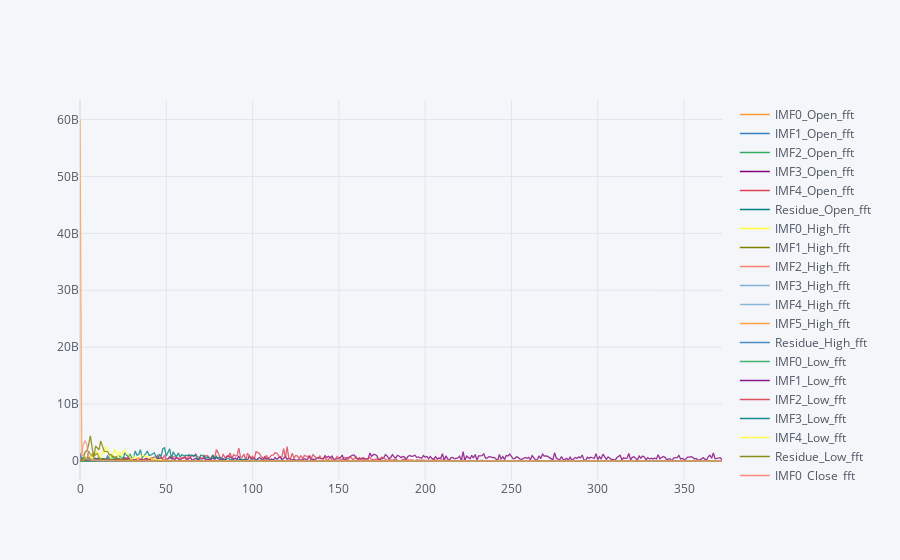

The notebook cell saved with this chart:
### Code cell
df_fft.iplot()

### Figure 1 — Plotly figure (JSON) as saved in the notebook; plotly's stock layout.template omitted (floating-point values rounded to 4 significant figures; data arrays with more than 128 entries replaced by an {"elided": "..."} marker saying what was removed)
{"data": [{"line": {"color": "rgba(255, 153, 51, 1.0)", "dash": "solid", "shape": "linear", "width": 1.3}, "mode": "lines", "name": "IMF0_Open_fft", "text": "", "type": "scatter", "x": {"elided": "373 int values"}, "y": {"elided": "373 float values"}}, {"line": {"color": "rgba(55, 128, 191, 1.0)", "dash": "solid", "shape": "linear", "width": 1.3}, "mode": "lines", "name": "IMF1_Open_fft", "text": "", "type": "scatter", "x": {"elided": "373 int values"}, "y": {"elided": "373 float values"}}, {"line": {"color": "rgba(50, 171, 96, 1.0)", "dash": "solid", "shape": "linear", "width": 1.3}, "mode": "lines", "name": "IMF2_Open_fft", "text": "", "type": "scatter", "x": {"elided": "373 int values"}, "y": {"elided": "373 float values"}}, {"line": {"color": "rgba(128, 0, 128, 1.0)", "dash": "solid", "shape": "linear", "width": 1.3}, "mode": "lines", "name": "IMF3_Open_fft", "text": "", "type": "scatter", "x": {"elided": "373 int values"}, "y": {"elided": "373 float values"}}, {"line": {"color": "rgba(219, 64, 82, 1.0)", "dash": "solid", "shape": "linear", "width": 1.3}, "mode": "lines", "name": "IMF4_Open_fft", "text": "", "type": "scatter", "x": {"elided": "373 int values"}, "y": {"elided": "373 float values"}}, {"line": {"color": "rgba(0, 128, 128, 1.0)", "dash": "solid", "shape": "linear", "width": 1.3}, "mode": "lines", "name": "Residue_Open_fft", "text": "", "type": "scatter", "x": {"elided": "373 int values"}, "y": {"elided": "373 float values"}}, {"line": {"color": "rgba(255, 255, 51, 1.0)", "dash": "solid", "shape": "linear", "width": 1.3}, "mode": "lines", "name": "IMF0_High_fft", "text": "", "type": "scatter", "x": {"elided": "373 int values"}, "y": {"elided": "373 float values"}}, {"line": {"color": "rgba(128, 128, 0, 1.0)", "dash": "solid", "shape": "linear", "width": 1.3}, "mode": "lines", "name": "IMF1_High_fft", "text": "", "type": "scatter", "x": {"elided": "373 int values"}, "y": {"elided": "373 float values"}}, {"line": {"color": "rgba(251, 128, 114, 1.0)", "dash": "solid", "shape": "linear", "width": 1.3}, "mode": "lines", "name": "IMF2_High_fft", "text": "", "type": "scatter", "x": {"elided": "373 int values"}, "y": {"elided": "373 float values"}}, {"line": {"color": "rgba(128, 177, 211, 1.0)", "dash": "solid", "shape": "linear", "width": 1.3}, "mode": "lines", "name": "IMF3_High_fft", "text": "", "type": "scatter", "x": {"elided": "373 int values"}, "y": {"elided": "373 float values"}}, {"line": {"color": "rgba(128, 177, 211, 0.8999999999999999)", "dash": "solid", "shape": "linear", "width": 1.3}, "mode": "lines", "name": "IMF4_High_fft", "text": "", "type": "scatter", "x": {"elided": "373 int values"}, "y": {"elided": "373 float values"}}, {"line": {"color": "rgba(255, 153, 51, 0.8999999999999999)", "dash": "solid", "shape": "linear", "width": 1.3}, "mode": "lines", "name": "IMF5_High_fft", "text": "", "type": "scatter", "x": {"elided": "373 int values"}, "y": {"elided": "373 float values"}}, {"line": {"color": "rgba(55, 128, 191, 0.8999999999999999)", "dash": "solid", "shape": "linear", "width": 1.3}, "mode": "lines", "name": "Residue_High_fft", "text": "", "type": "scatter", "x": {"elided": "373 int values"}, "y": {"elided": "373 float values"}}, {"line": {"color": "rgba(50, 171, 96, 0.8999999999999999)", "dash": "solid", "shape": "linear", "width": 1.3}, "mode": "lines", "name": "IMF0_Low_fft", "text": "", "type": "scatter", "x": {"elided": "373 int values"}, "y": {"elided": "373 float values"}}, {"line": {"color": "rgba(128, 0, 128, 0.8999999999999999)", "dash": "solid", "shape": "linear", "width": 1.3}, "mode": "lines", "name": "IMF1_Low_fft", "text": "", "type": "scatter", "x": {"elided": "373 int values"}, "y": {"elided": "373 float values"}}, {"line": {"color": "rgba(219, 64, 82, 0.8999999999999999)", "dash": "solid", "shape": "linear", "width": 1.3}, "mode": "lines", "name": "IMF2_Low_fft", "text": "", "type": "scatter", "x": {"elided": "373 int values"}, "y": {"elided": "373 float values"}}, {"line": {"color": "rgba(0, 128, 128, 0.8999999999999999)", "dash": "solid", "shape": "linear", "width": 1.3}, "mode": "lines", "name": "IMF3_Low_fft", "text": "", "type": "scatter", "x": {"elided": "373 int values"}, "y": {"elided": "373 float values"}}, {"line": {"color": "rgba(255, 255, 51, 0.8999999999999999)", "dash": "solid", "shape": "linear", "width": 1.3}, "mode": "lines", "name": "IMF4_Low_fft", "text": "", "type": "scatter", "x": {"elided": "373 int values"}, "y": {"elided": "373 float values"}}, {"line": {"color": "rgba(128, 128, 0, 0.8999999999999999)", "dash": "solid", "shape": "linear", "width": 1.3}, "mode": "lines", "name": "Residue_Low_fft", "text": "", "type": "scatter", "x": {"elided": "373 int values"}, "y": {"elided": "373 float values"}}, {"line": {"color": "rgba(251, 128, 114, 0.8999999999999999)", "dash": "solid", "shape": "linear", "width": 1.3}, "mode": "lines", "name": "IMF0_Close_fft", "text": "", "type": "scatter", "x": {"elided": "373 int values"}, "y": {"elided": "373 float values"}}, {"line": {"color": "rgba(251, 128, 114, 0.7999999999999998)", "dash": "solid", "shape": "linear", "width": 1.3}, "mode": "lines", "name": "IMF1_Close_fft", "text": "", "type": "scatter", "x": {"elided": "373 int values"}, "y": {"elided": "373 float values"}}, {"line": {"color": "rgba(128, 177, 211, 0.7999999999999998)", "dash": "solid", "shape": "linear", "width": 1.3}, "mode": "lines", "name": "IMF2_Close_fft", "text": "", "type": "scatter", "x": {"elided": "373 int values"}, "y": {"elided": "373 float values"}}, {"line": {"color": "rgba(255, 153, 51, 0.7999999999999998)", "dash": "solid", "shape": "linear", "width": 1.3}, "mode": "lines", "name": "IMF3_Close_fft", "text": "", "type": "scatter", "x": {"elided": "373 int values"}, "y": {"elided": "373 float values"}}, {"line": {"color": "rgba(55, 128, 191, 0.7999999999999998)", "dash": "solid", "shape": "linear", "width": 1.3}, "mode": "lines", "name": "IMF4_Close_fft", "text": "", "type": "scatter", "x": {"elided": "373 int values"}, "y": {"elided": "373 float values"}}, {"line": {"color": "rgba(50, 171, 96, 0.7999999999999998)", "dash": "solid", "shape": "linear", "width": 1.3}, "mode": "lines", "name": "Residue_Close_fft", "text": "", "type": "scatter", "x": {"elided": "373 int values"}, "y": {"elided": "373 float values"}}, {"line": {"color": "rgba(128, 0, 128, 0.7999999999999998)", "dash": "solid", "shape": "linear", "width": 1.3}, "mode": "lines", "name": "IMF0_Volume_fft", "text": "", "type": "scatter", "x": {"elided": "373 int values"}, "y": {"elided": "373 int values"}}, {"line": {"color": "rgba(219, 64, 82, 0.7999999999999998)", "dash": "solid", "shape": "linear", "width": 1.3}, "mode": "lines", "name": "IMF1_Volume_fft", "text": "", "type": "scatter", "x": {"elided": "373 int values"}, "y": {"elided": "373 float values"}}, {"line": {"color": "rgba(0, 128, 128, 0.7999999999999998)", "dash": "solid", "shape": "linear", "width": 1.3}, "mode": "lines", "name": "IMF2_Volume_fft", "text": "", "type": "scatter", "x": {"elided": "373 int values"}, "y": {"elided": "373 int values"}}, {"line": {"color": "rgba(255, 255, 51, 0.7999999999999998)", "dash": "solid", "shape": "linear", "width": 1.3}, "mode": "lines", "name": "IMF3_Volume_fft", "text": "", "type": "scatter", "x": {"elided": "373 int values"}, "y": {"elided": "373 int values"}}, {"line": {"color": "rgba(128, 128, 0, 0.7999999999999998)", "dash": "solid", "shape": "linear", "width": 1.3}, "mode": "lines", "name": "IMF4_Volume_fft", "text": "", "type": "scatter", "x": {"elided": "373 int values"}, "y": {"elided": "373 int values"}}, {"line": {"color": "rgba(128, 128, 0, 0.7)", "dash": "solid", "shape": "linear", "width": 1.3}, "mode": "lines", "name": "IMF5_Volume_fft", "text": "", "type": "scatter", "x": {"elided": "373 int values"}, "y": {"elided": "373 int values"}}, {"line": {"color": "rgba(251, 128, 114, 0.7)", "dash": "solid", "shape": "linear", "width": 1.3}, "mode": "lines", "name": "IMF6_Volume_fft", "text": "", "type": "scatter", "x": {"elided": "373 int values"}, "y": {"elided": "373 float values"}}, {"line": {"color": "rgba(128, 177, 211, 0.7)", "dash": "solid", "shape": "linear", "width": 1.3}, "mode": "lines", "name": "IMF7_Volume_fft", "text": "", "type": "scatter", "x": {"elided": "373 int values"}, "y": {"elided": "373 float values"}}, {"line": {"color": "rgba(255, 153, 51, 0.7)", "dash": "solid", "shape": "linear", "width": 1.3}, "mode": "lines", "name": "Residue_Volume_fft", "text": "", "type": "scatter", "x": {"elided": "373 int values"}, "y": {"elided": "373 float values"}}], "layout": {"legend": {"bgcolor": "#F5F6F9", "font": {"color": "#4D5663"}}, "paper_bgcolor": "#F5F6F9", "plot_bgcolor": "#F5F6F9", "title": {"font": {"color": "#4D5663"}}, "xaxis": {"gridcolor": "#E1E5ED", "showgrid": true, "tickfont": {"color": "#4D5663"}, "title": {"font": {"color": "#4D5663"}, "text": ""}, "zerolinecolor": "#E1E5ED"}, "yaxis": {"gridcolor": "#E1E5ED", "showgrid": true, "tickfont": {"color": "#4D5663"}, "title": {"font": {"color": "#4D5663"}, "text": ""}, "zerolinecolor": "#E1E5ED"}}}
